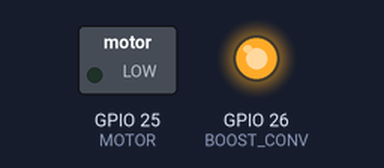
Bench run of a program on a simulated ESP32. Parts: switched loads named in the program (green lamp = pin HIGH), output pins drawn as LEDs (lit = HIGH). What the program prints to the serial monitor is not drawn. At 0.2 s the program puts the board to deep sleep or switches it off; the recording ends there.

Above: at 0.1 s.
Timing chart, 0 to 0.2 s (numbered marks = the images above):
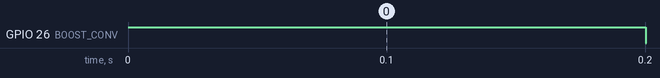

Measured:
- by itself, GPIO 26 (BOOST_CONV): LOW → HIGH at 0.00 s, → LOW 0.20 s later

The program:

main.cpp
```cpp
#include <Arduino.h>

// Definición de conexiones
#define MOTOR 25
#define BOOST_CONV 26
#define ADC_HUMEDAD 27

// Calibración de sensor de humedad
#define HUMEDAD_100 2.35
#define HUMEDAD_0 3.3
#define VCC_IC 3.3

// Límite de humedad
#define HUMEDAD_LIMITE_INFERIOR 30

// Constantes temporales
#define TIMEOUT_RIEGO 10 * 1000
#define SLEEP_TIME 2 * 60 * 1000000

// Leer humedad y convertir a humedad relativa
float medir_humedad()
{
    // Leer valor en voltaje
    float humedad = analogRead(ADC_HUMEDAD) * VCC_IC / 4095.0;

    // Imprimir valor en voltios
    Serial.print("HUM=");
    Serial.print(humedad);
    Serial.print("V -> ");

    // Convertir a humedad relativa
    humedad = 100 * (humedad - HUMEDAD_0) / (HUMEDAD_100 - HUMEDAD_0);

    // Imprimir también la humedad relativa
    Serial.print(humedad);
    Serial.println("%");
    Serial.flush();

    return humedad;
}

// Obtener si el botón ha sido la causa por la que se ha despertado del deep sleep
bool wakeup_boton()
{
    esp_sleep_wakeup_cause_t wakeup_reason;

    wakeup_reason = esp_sleep_get_wakeup_cause();

    switch (wakeup_reason)
    {
    case ESP_SLEEP_WAKEUP_EXT0:
        return true;
        break;
    default:
        return false;
        break;
    }
}

void setup()
{
    Serial.begin(9600);

    // Asignar E/S
    pinMode(ADC_HUMEDAD, INPUT);
    pinMode(BOOST_CONV, OUTPUT);
    pinMode(MOTOR, OUTPUT);

    // Encender Boost converter pero no el motor
    digitalWrite(BOOST_CONV, HIGH);
    digitalWrite(MOTOR, LOW);

    // Esperar a que el sensor se estabilice
    delay(200);

    float humedad = medir_humedad();

    // Regar si se ha pulsado el botón o la humedad está baja
    if (wakeup_boton() || humedad < HUMEDAD_LIMITE_INFERIOR)
    {
        Serial.println("Regando...");
        digitalWrite(MOTOR, HIGH);
        unsigned long t_inicio = millis();
        while (1)
        {
            delay(5000);
            medir_humedad();
            if ((millis() - t_inicio) > TIMEOUT_RIEGO)
            {
                Serial.println("Se acabó el tiempo límite para regar");
                break;
            }
        }
    }

    // Apagar todo
    digitalWrite(BOOST_CONV, LOW);
    digitalWrite(MOTOR, LOW);

    Serial.println("Durmiendo...");
    Serial.flush();

    // Activar wake por timeout o botón
    esp_sleep_enable_timer_wakeup(SLEEP_TIME);
    esp_sleep_enable_ext0_wakeup(GPIO_NUM_33, 1);

    // Entrar en deep sleep
    esp_deep_sleep_start();
}

void loop()
{
    // Al despertarse de deep sleep se produce un reset. Por lo que nunca se llega aquí
}
```
